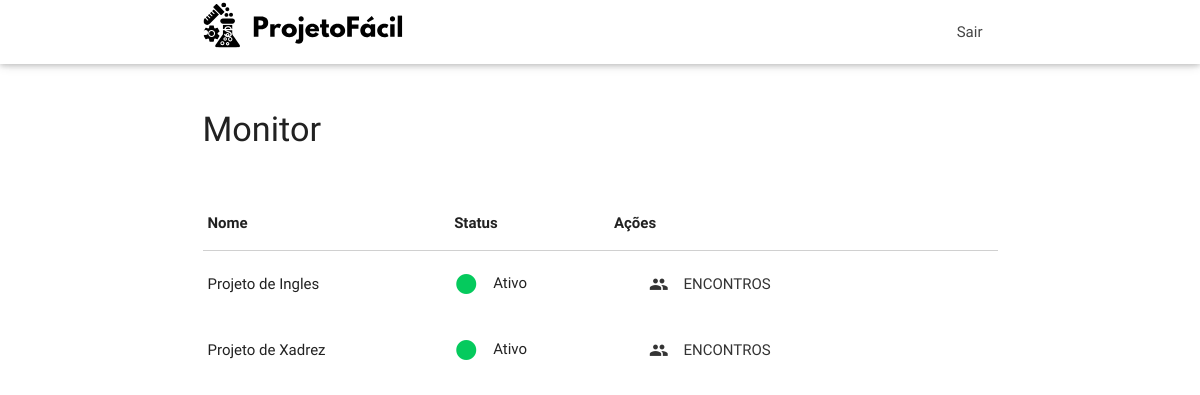
Before: /login/monitor/monitor.php (signed in) with the older database file.
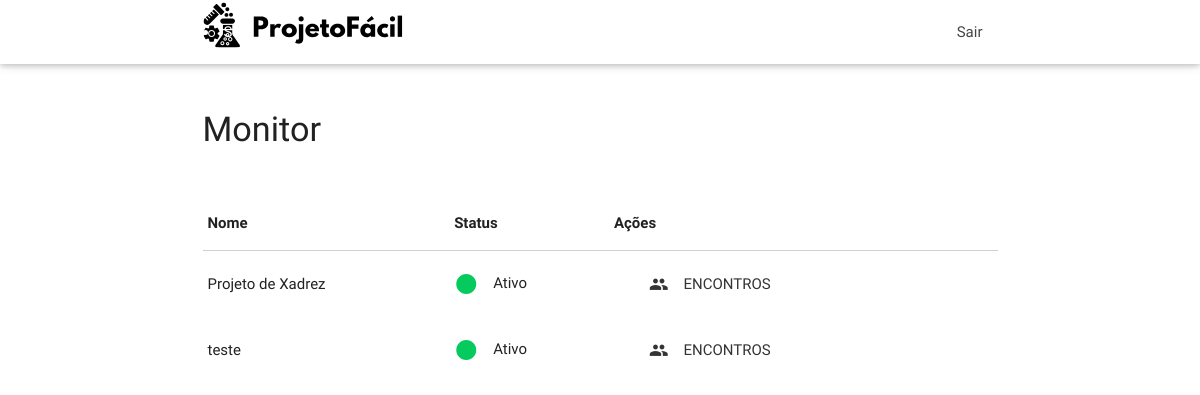
After: the same page with the newer database file.
### tables this page shows
CREATE TABLE IF NOT EXISTS `projeto` (
  `id_projeto` int NOT NULL AUTO_INCREMENT,
  `nome_projeto` varchar(255) DEFAULT NULL,
  `situacao` varchar(255) DEFAULT NULL,
  `fk_projeto_id_professor` int DEFAULT NULL,
  `data_finalizacao` date NOT NULL,
  `id_monitor` int NOT NULL,
  PRIMARY KEY (`id_projeto`),
  KEY `fk_projeto_id_professor` (`fk_projeto_id_professor`)
);

### Login/monitor/listar.php (the view, shortened to what this page needs)
<?php
$conexao = conectar();
$id_usuario = mysqli_real_escape_string($conexao, $_SESSION['usuario'][1]);
$tipo_usuario = mysqli_real_escape_string($conexao, $_SESSION['usuario'][2]);
if ($tipo_usuario == 1) {
    $sql = "
        SELECT id_projeto, nome_projeto, situacao
        FROM projeto
        WHERE fk_projeto_id_professor = '$id_usuario'
        AND situacao = 'Ativo'
        ORDER BY situacao ASC
    ";
} elseif ($tipo_usuario == 2) {
    $sql = "
        SELECT p.id_projeto, p.nome_projeto, p.situacao
        FROM projeto p
        INNER JOIN usuario u ON u.id_usuario = p.fk_projeto_id_professor
        WHERE u.usuario_tipo = 1
        AND p.situacao = 'Ativo'
        ORDER BY p.situacao ASC
    ";
} else {
    die('Você não tem permissão para visualizar projetos.');
}
$resultado = mysqli_query($conexao, $sql);
$quantidade_linha = $resultado->num_rows;
if ($quantidade_linha == 0) {
    echo "Nenhum projeto ativo encontrado!";
} else {
?>
    <table class="highlight">
        <thead>
            <tr>
                <th>Nome</th>
                <th>Status</th>
                <th>Ações</th>
            </tr>
        </thead>
        <tbody>
            <?php
            while ($dados = mysqli_fetch_assoc($resultado)) {
                echo '<tr>';
                echo '<td>' . htmlspecialchars($dados['nome_projeto']) . '</td>';
                echo '<td><i class="material-icons left" style="color: #05CA5D;">brightness_1</i>' . htmlspecialchars($dados['situacao']) . '</td>';
                echo '<td><a href="listarEncontro?id_projeto=' . htmlspecialchars($dados['id_projeto']) . '" class="waves-effect waves-light btn-flat"><i class="material-icons left">people</i>Encontros</a></td>';
                echo '</tr>';
            }
            ?>
        </tbody>
    </table>
<?php
}
?>

Changed rows visible on the page:
no longer on this page (row edited): projeto: nome_projeto "Projeto de Ingles", situacao "Ativo"
added projeto: nome_projeto "teste", situacao "Ativo"
